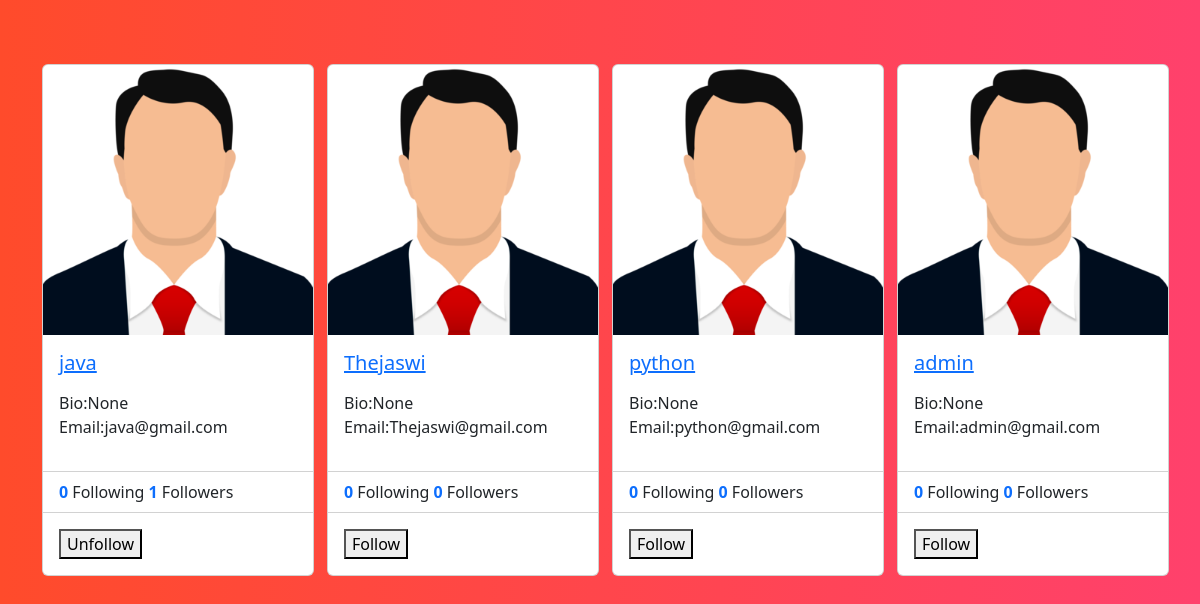
The app's page /profile/all (signed in) with its own data.
### socialapp/models.py (models this page shows)
class UserProfile(models.Model):
    user=models.OneToOneField(User,on_delete=models.CASCADE,related_name="profile")
    address=models.CharField(max_length=200,null=True)
    phone=models.CharField(max_length=200,null=True)
    profile_pic=models.ImageField(upload_to="profilepics",null=True,blank=True)
    dob=models.DateField(null=True)
    bio=models.CharField(max_length=200,null=True)
    following=models.ManyToManyField("self",related_name="followed_by",symmetrical=False,null=True)
    block=models.ManyToManyField("self",related_name="blocked",symmetrical=False,null=True)
    def __str__(self):
        return self.user.username

### socialapp/views.py (the view)
# urls.py: path('profile/all',views.ProfileListView.as_view(),name="profile_list"),
@method_decorator(decs,name="dispatch")
class ProfileListView(View):
    def get(self,request,*args,**kwargs):
        qs=UserProfile.objects.all().exclude(user=request.user)
        return render(request,"profile_list.html",{"data":qs})

### socialapp/templates/profile_list.html (shortened to what this page needs)
<!DOCTYPE html>
 {%load static%}
<html lang="en">
<head>
    <link href="https://cdn.jsdelivr.net/npm/bootstrap@5.3.2/dist/css/bootstrap.min.css" rel="stylesheet">
</head>
<body style="background: #FF416C;
background: -webkit-linear-gradient(to right, #FF4B2B, #FF416C);
background: linear-gradient(to right, #FF4B2B, #FF416C);">
<div class="container">
    <div class="row mt-5">
        {%for profile in data%}
            <div class="col-3 mt-3">
                <div class="card" style="width: 17rem; ">
                 {%if profile.profile_pic%}
                     <img src="{{profile.profile_pic.url}}" class="card-img-top" alt="..." height="270px">
                 {%else%}
                    <img src="{%static 'socialapp/images/profilepic.png'%}" class="card-img-top" alt="..." height="270px">
                 {%endif%}
                    <div class="card-body">
                      <h5 class="card-title">
                        <a href="{%url 'profile_detail' profile.id %}">{{profile}}</a>
                      </h5>
                      <p class="card-text">
                        <div>
                            Bio:{{profile.bio}}
                        </div>
                        <div>
                            Email:{{profile.user.email}}
                        </div>
                      </p>
                    </div>
                    <ul class="list-group list-group-flush">
                      <li class="list-group-item">
                        <span class="fw-bold text-primary"> {{profile.following.count}}</span>  Following</i>
                        <span class="fw-bold text-primary"> {{profile.followed_by.count}}</span>  Followers
                      </li>
                    </ul>
                    <div class="card-body">
                      <form action="{%url 'follow' profile.id%}" method="post">
                          {%if profile in request.user.profile.following.all%}
                            <button type="submit" name="action" value="unfollow">Unfollow</button>
                          {%else%}
                            <button type="submit" name="action" value="follow">Follow</button>
                          {%endif%}
                      </form>
                    </div>
                  </div>
            </div>
        {%endfor%}
    </div>
</div>
</body>
</html>

### records on screen
UserProfile: user.username "java", bio "None", user.email "java@gmail.com", following.count "0", followed_by.count "1", shows "Unfollow"
UserProfile: user.username "Thejaswi", bio "None", user.email "Thejaswi@gmail.com", following.count "0", followed_by.count "0", shows "Follow"
UserProfile: user.username "python", bio "None", user.email "python@gmail.com", following.count "0", followed_by.count "0", shows "Follow"
UserProfile: user.username "admin", bio "None", user.email "admin@gmail.com", following.count "0", followed_by.count "0", shows "Follow"
